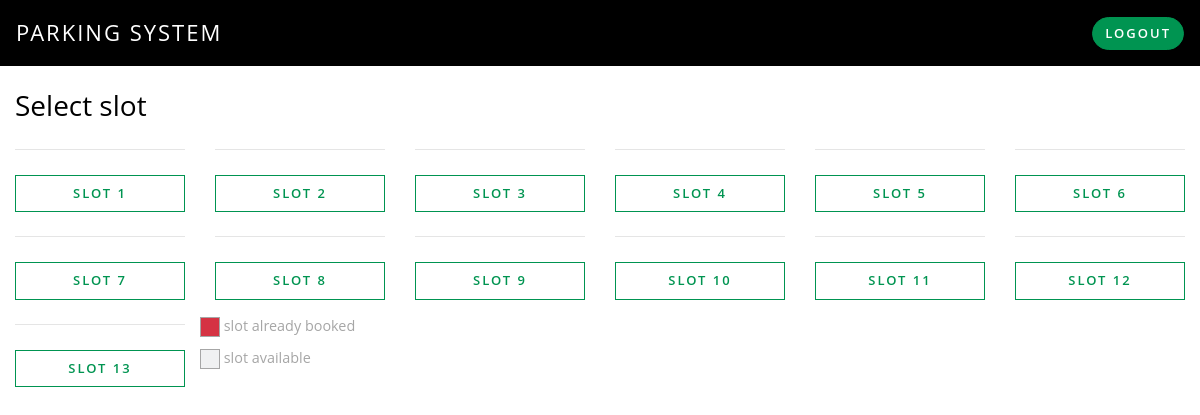
/book_slot2.php (signed in), run on an earlier commit of the app's database.
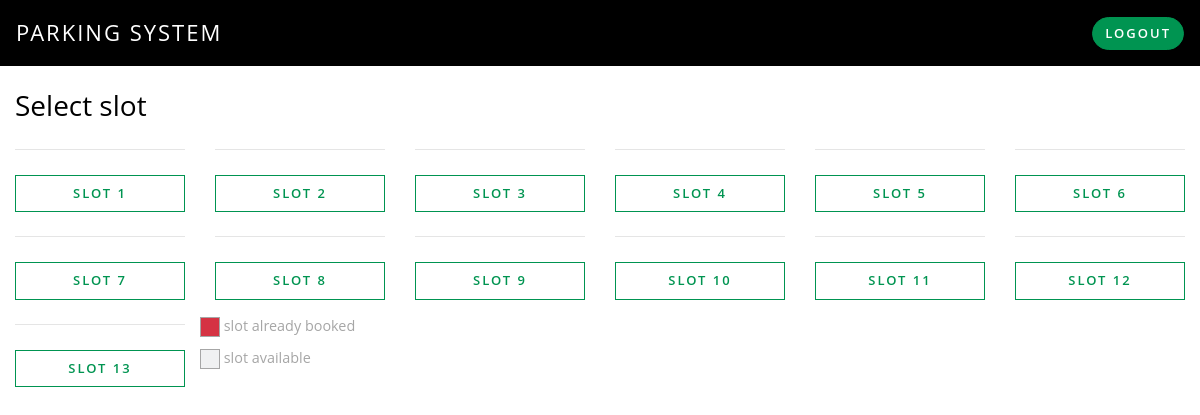
And on a later commit of the database.
### tables this page shows
CREATE TABLE `slot_master` (
  `slot_id` int(2) NOT NULL,
  `slot_no` varchar(3) NOT NULL,
  `slot_status` int(2) NOT NULL
);

### book_slot2.php (the view, shortened to what this page needs)
<?php
include('include/connect.php');
$user_id = $_GET['user_id'];
$start_time = $_POST['start_time'];
$no_of_hr = $_POST['no_of_hr'];
$exit_time = date('H:i', strtotime($start_time . '+ ' . $no_of_hr . ' hour'));
?>
<!DOCTYPE html>
<html lang="en">
<head>
    <link href="assets/css/bootstrap.css" rel="stylesheet" />
    <link href="assets/css/style.css" rel="stylesheet" />
</head>
<body>
    <?php include('header_user.php'); ?>
    <div class="container">
        <h3>Select slot</h3>
        <div class="row">
            <?php
            $sql_slot = "SELECT * FROM slot_master";
            $result_slot = mysqli_query($conn, $sql_slot);
            while ($data = mysqli_fetch_array($result_slot)) {
                if ($data['slot_status'] == 0) {
            ?>
                    <div class="col-lg-2">
                        <hr>
                        <a type=" button" class="btn btn-outline-primary btn-lg btn-block" href="source/confirm_slot.php?slot_id=<?php echo $data['slot_id']; ?>&&user_id=<?php echo $user_id; ?>">Slot
                            <?php echo $data['slot_id']; ?>
                        </a>
                    </div>
                    <?php } else if ($data['slot_status'] == 1) {
                    $sql_time = "SELECT * FROM parking_details";
                    $result_time = mysqli_query($conn, $sql_time);
                    $row_time = mysqli_fetch_assoc($result_time);
                    if (($start_time < $row_time['start_time'] && $exit_time <= $row_time['start_time']) ||
                        ($start_time >= $row_time['exit_time'] && $exit_time > $row_time['exit_time'])
                    ) {
                    ?>
                        <div class="col-lg-2">
                            <hr>
                            <a type=" button" class="btn btn-outline-primary btn-lg btn-block" href="source/confirm_slot.php?slot_id=<?php echo $data['slot_id']; ?>&&user_id=<?php echo $user_id; ?>">Slot
                                <?php echo $data['slot_id']; ?>
                            </a>
                        </div>
            <?php  }
                }
            } ?>
            <br>
            <p>
                <small>
                    <img src="images/icon/red_block.png" height="20px" width="20px" style="border:1px solid;">
                    slot already booked<br>
                    <img src=" images/icon/white_block.png" height="20px" width="20px" style="border:1px solid;">
                    slot available
                </small>
            </p>
        </div>
    </div>
</body>
</html>

What changed in the data, as far as the page shows it:
changed slot_master id 1: slot_status 0 → 1 (drawn)
changed slot_master id 2: slot_status 0 → 1 (drawn)
changed slot_master id 3: slot_status 0 → 1 (drawn)
